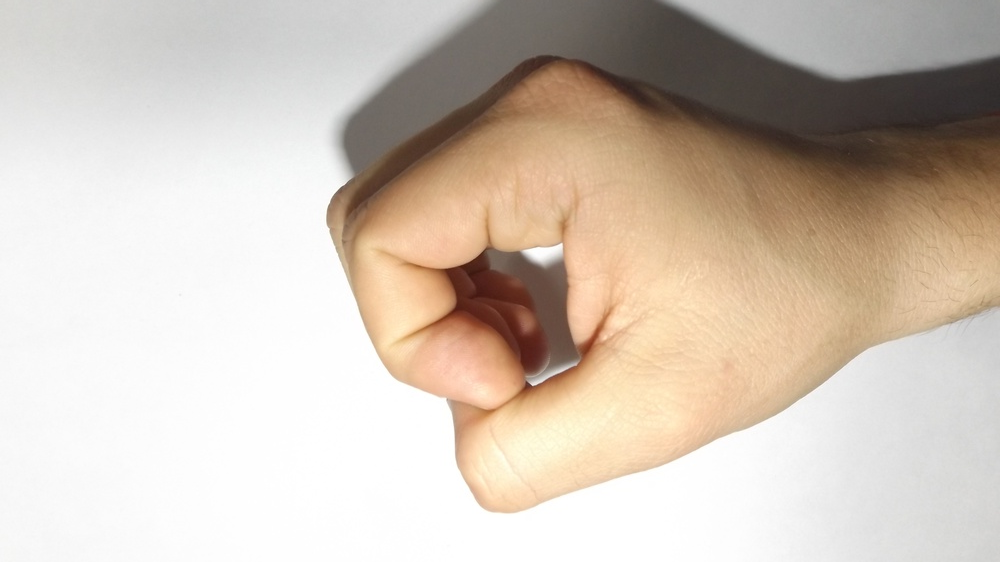
#> input picture Project_Dataset_S23/Women/0/0_woman (2).JPG, 1000 x 562 px, shrunk from 4608 x 2592 before the run; its folder holds 4 pictures in this run
$ jupyter execute --allow-errors hogdummy.ipynb
#> lines starting #> are read from the running program, lines starting #| are printed output that depends on the picture
[cell 1]
import cv2
import glob
import os
from skimage.feature import hog
from sklearn.svm import LinearSVC
from sklearn.metrics import accuracy_score
from sklearn.model_selection import train_test_split
from sklearn.decomposition import PCA

[cell 2]
# Load the dataset of images
# Each image is a grayscale image of size 64x128
dataset_path = '0/'
image_paths = glob.glob(os.path.join(dataset_path, '*.JPG'))

# Define the HOG parameters
orientations = 9
pixels_per_cell = (8, 8)
cells_per_block = (3, 3)
block_norm = 'L2-Hys'

# Extract the HOG features from each image
hog_features = []
labels = []
for image_path in image_paths:
    image = cv2.imread(image_path, cv2.IMREAD_GRAYSCALE)
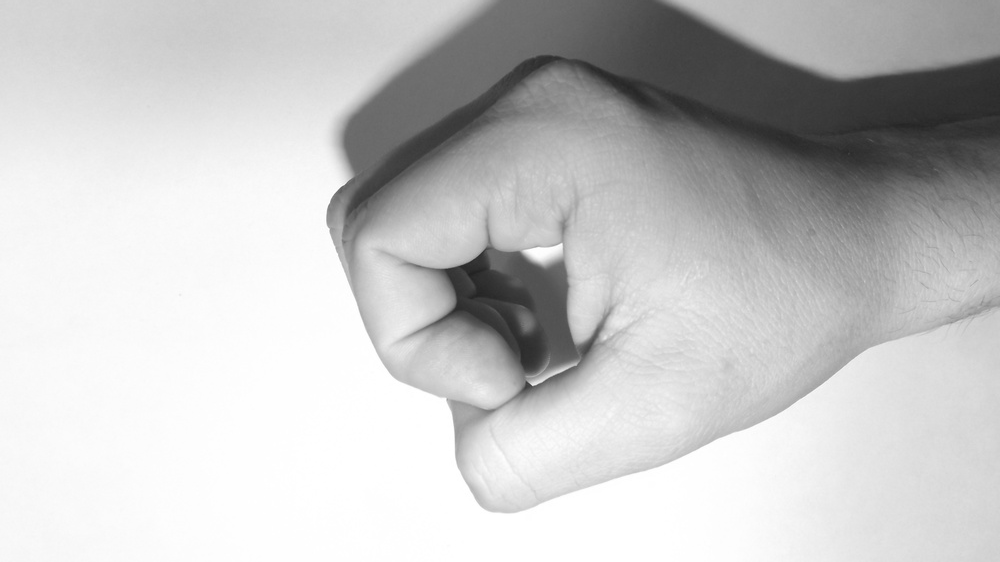
#> image: shape (562, 1000); min 33, max 255, mean 198.5
    hog_feature = hog(image, orientations=orientations,
    pixels_per_cell=pixels_per_cell,
    cells_per_block=cells_per_block,
    block_norm=block_norm)
    hog_features.append(hog_feature)
#> pass 2 of the loop `for image_path in image_paths:`:
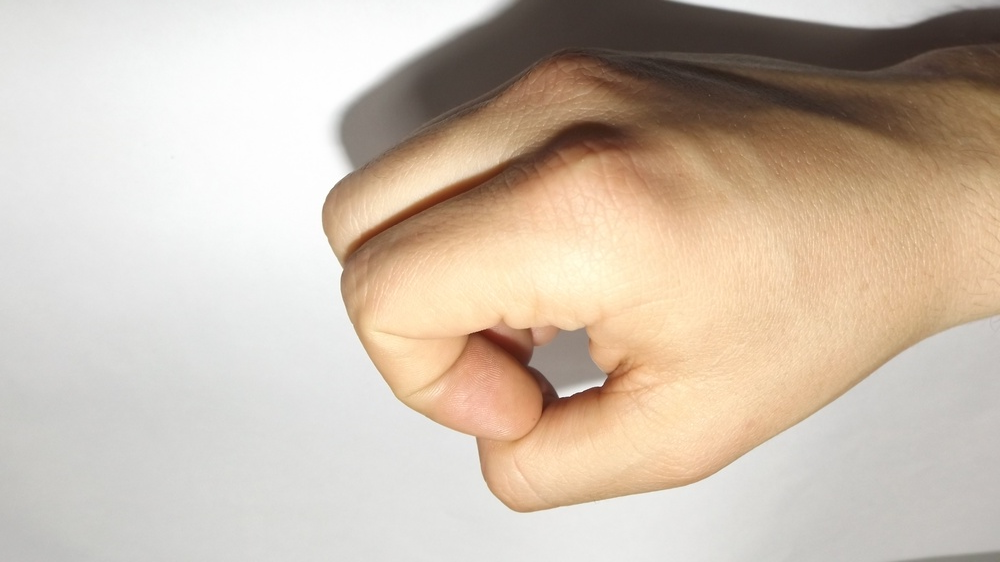
#> input picture Project_Dataset_S23/Women/0/0_woman (3).JPG, 1000 x 562 px, shrunk from 4608 x 2592 before the run
#> `image = cv2.imread(image_path, cv2.IMREAD_GRAYSCALE)`:
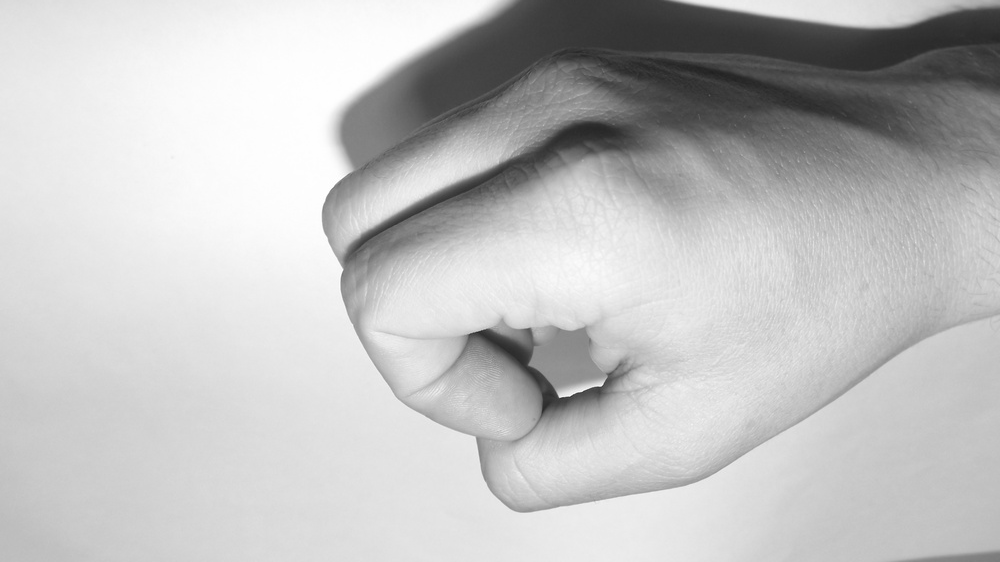
#> image: shape (562, 1000); min 31, max 255, mean 192.5
#> pass 3 of the loop `for image_path in image_paths:`:
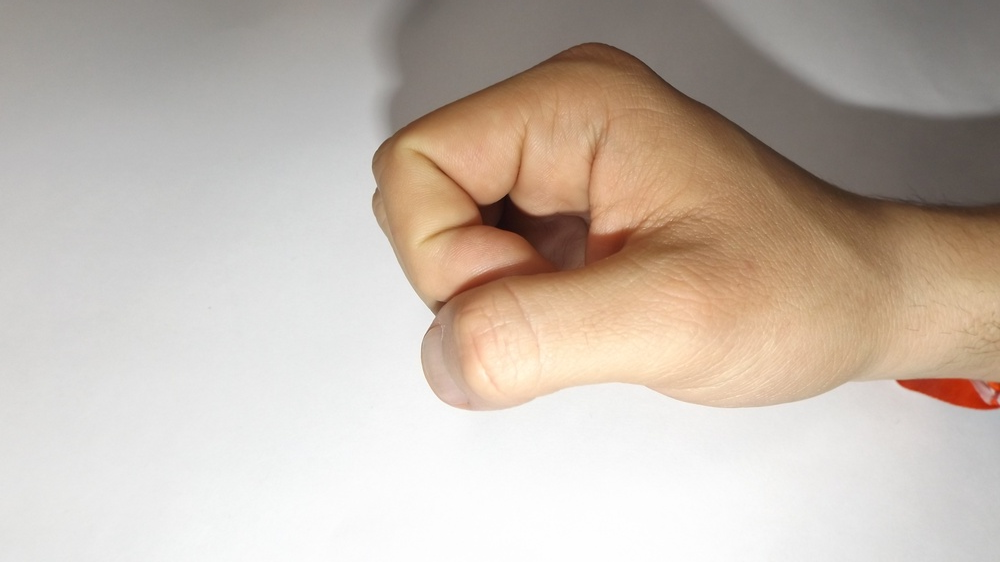
#> input picture Project_Dataset_S23/Women/0/0_woman (4).JPG, 1000 x 562 px, shrunk from 4608 x 2592 before the run
#> `image = cv2.imread(image_path, cv2.IMREAD_GRAYSCALE)`:
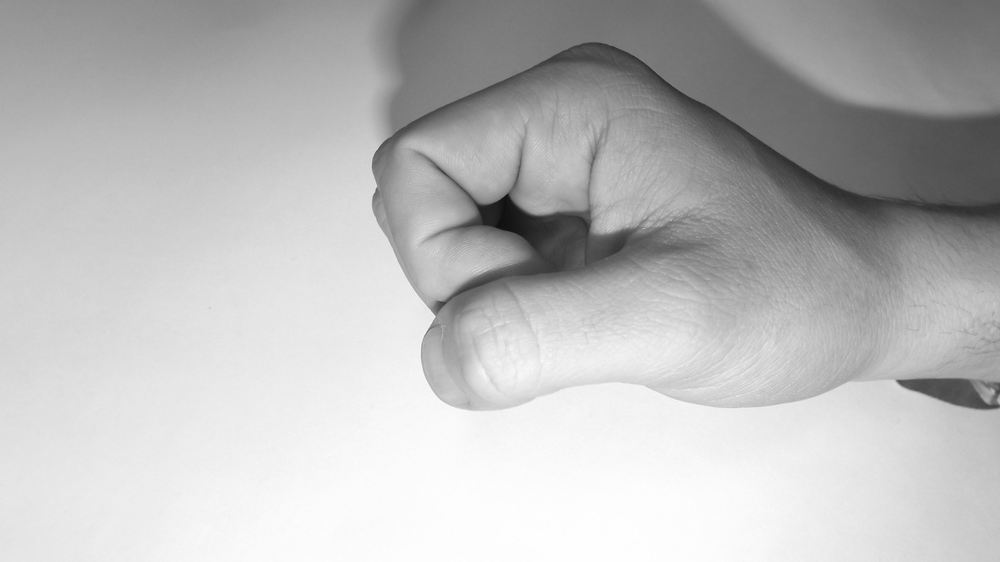
#> image: shape (562, 1000); min 11, max 255, mean 187.3
#> the loop made 4 passes; the first 3 are shown
label = os.path.basename(image_path).split('.')[0][0]
labels.append(int(label))

# Split the data into training and testing sets
#> (the rest of this cell did not finish here and is left out)
